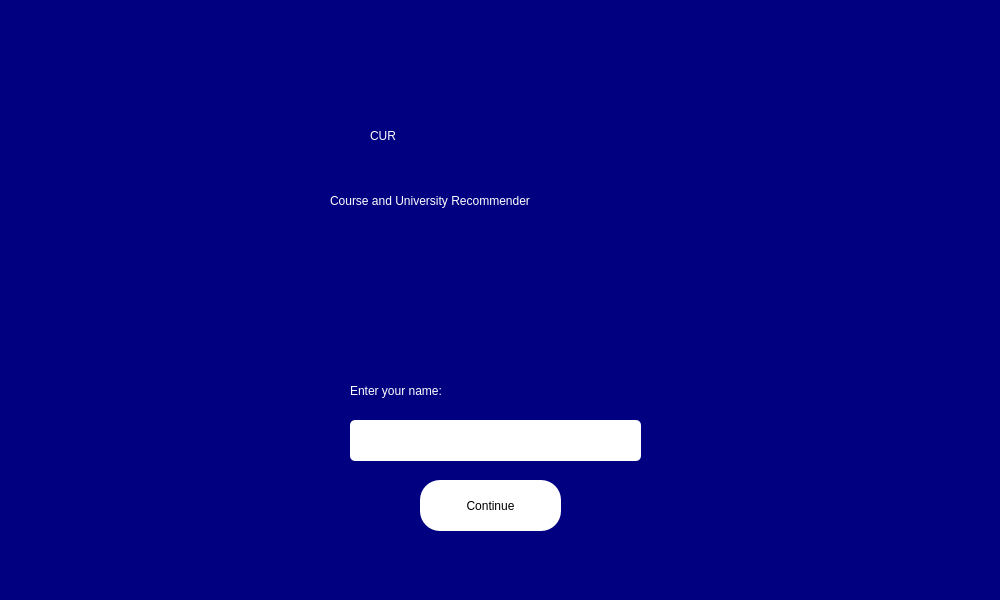
<?xml version="1.0" encoding="UTF-8"?>
<ui version="4.0">
 <class>Dialog</class>
 <widget class="QDialog" name="Dialog">
  <property name="geometry">
   <rect>
    <x>0</x>
    <y>0</y>
    <width>1000</width>
    <height>600</height>
   </rect>
  </property>
  <property name="minimumSize">
   <size>
    <width>1000</width>
    <height>600</height>
   </size>
  </property>
  <property name="maximumSize">
   <size>
    <width>1000</width>
    <height>600</height>
   </size>
  </property>
  <property name="windowTitle">
   <string>Front page</string>
  </property>
  <property name="toolTip">
   <string>&lt;html&gt;&lt;head/&gt;&lt;body&gt;&lt;p&gt;bah&lt;/p&gt;&lt;/body&gt;&lt;/html&gt;</string>
  </property>
  <property name="styleSheet">
   <string notr="true"/>
  </property>
  <widget class="QWidget" name="widget" native="true">
   <property name="geometry">
    <rect>
     <x>0</x>
     <y>0</y>
     <width>1000</width>
     <height>600</height>
    </rect>
   </property>
   <property name="styleSheet">
    <string notr="true">QWidget#widget{
background-color: rgb(0, 0, 128);
alternate-background-color: rgb(0, 85, 255);
border-color: rgb(255, 255, 255);}</string>
   </property>
   <widget class="QLabel" name="label">
    <property name="geometry">
     <rect>
      <x>370</x>
      <y>60</y>
      <width>231</width>
      <height>151</height>
     </rect>
    </property>
    <property name="styleSheet">
     <string notr="true">color:rgb(255, 255, 255);

font: 75 72pt &quot;Magneto&quot;;
</string>
    </property>
    <property name="text">
     <string>CUR</string>
    </property>
   </widget>
   <widget class="QLabel" name="label_3">
    <property name="geometry">
     <rect>
      <x>350</x>
      <y>360</y>
      <width>211</width>
      <height>61</height>
     </rect>
    </property>
    <property name="styleSheet">
     <string notr="true">
font: 14pt &quot;Lucida Calligraphy&quot;;
color:rgb(255, 255, 255)</string>
    </property>
    <property name="text">
     <string>Enter your name:</string>
    </property>
   </widget>
   <widget class="QPushButton" name="qcontinue">
    <property name="geometry">
     <rect>
      <x>420</x>
      <y>480</y>
      <width>141</width>
      <height>51</height>
     </rect>
    </property>
    <property name="styleSheet">
     <string notr="true">border-radius: 20px;
font: 14pt &quot;Lucida Calligraphy&quot;;

color:rgb(0,0,0);
background-color: rgb(255, 255, 255);
</string>
    </property>
    <property name="text">
     <string>Continue</string>
    </property>
   </widget>
   <widget class="QLabel" name="label_2">
    <property name="geometry">
     <rect>
      <x>330</x>
      <y>190</y>
      <width>331</width>
      <height>21</height>
     </rect>
    </property>
    <property name="styleSheet">
     <string notr="true">color:rgb(255, 255, 255);
font: 75 17pt &quot;Script MT Bold&quot;;</string>
    </property>
    <property name="text">
     <string>Course and University Recommender</string>
    </property>
   </widget>
   <widget class="QLineEdit" name="lineEdit">
    <property name="geometry">
     <rect>
      <x>350</x>
      <y>420</y>
      <width>291</width>
      <height>41</height>
     </rect>
    </property>
    <property name="styleSheet">
     <string notr="true">font: 17pt &quot;Lucida Calligraphy&quot;;
border-radius: 5px;</string>
    </property>
   </widget>
   <widget class="QLabel" name="nameError">
    <property name="geometry">
     <rect>
      <x>360</x>
      <y>310</y>
      <width>281</width>
      <height>41</height>
     </rect>
    </property>
    <property name="styleSheet">
     <string notr="true">
font: 14pt &quot;Lucida Calligraphy&quot;;
color: rgb(255, 0, 0);</string>
    </property>
    <property name="text">
     <string> </string>
    </property>
   </widget>
  </widget>
 </widget>
 <resources/>
 <connections/>
</ui>
